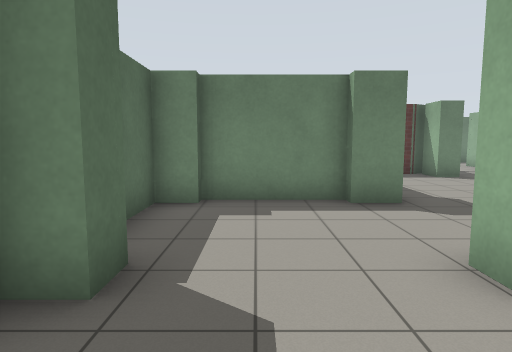
View 1 (above)

22 first-person views from a walk through a robot-simulator world made for Gazebo. The camera is 1.2 m above the floor, tilts 6° down and sees 75° across. The floor is counted in squares, 1 m on a side. Each view is taken from the middle of a square. On the plan, view 1 faces up. The plan holds only what a view shows up to about 13 squares ahead; the rest is blank. The place goes on beyond the plan. Gazebo's built-in surfaces are drawn with simple patterns.

View 2
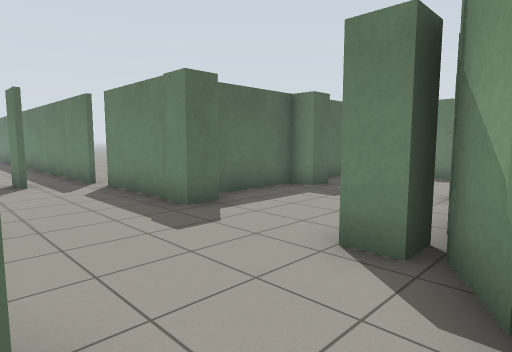

View 3
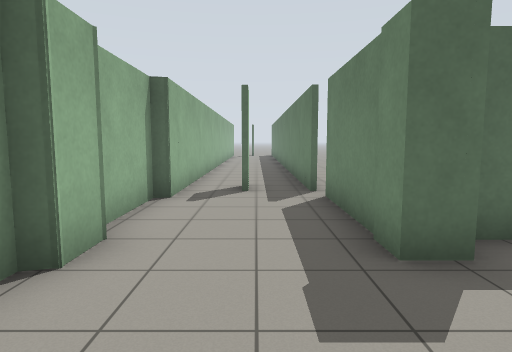

View 4
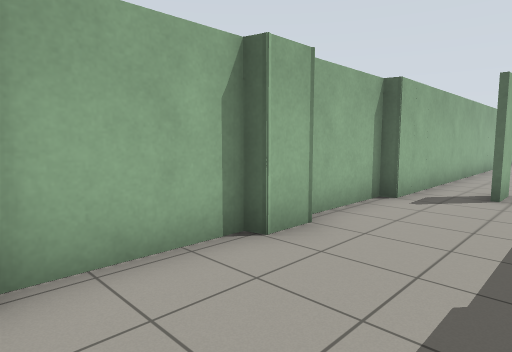

View 5
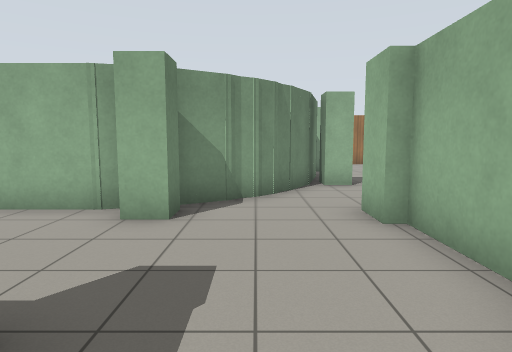

View 6
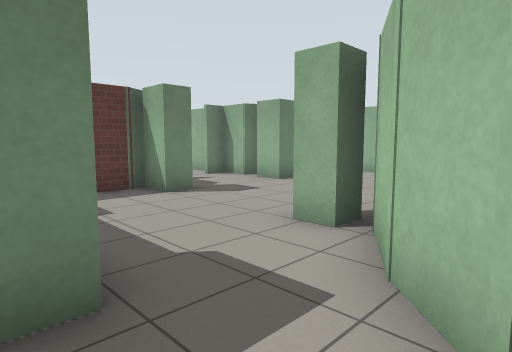

View 7
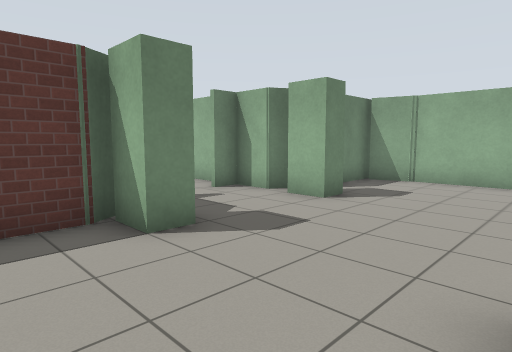

View 8
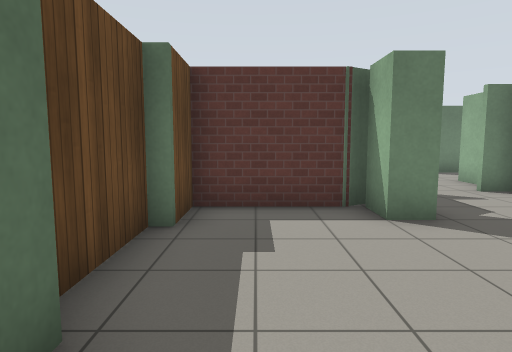

View 9
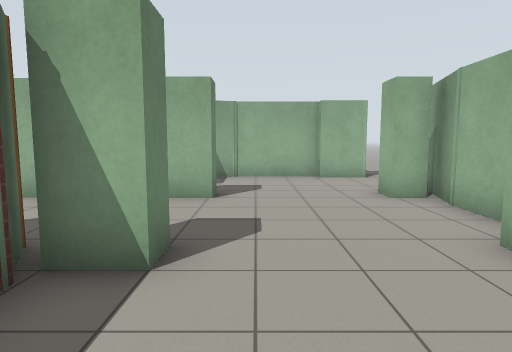

View 10
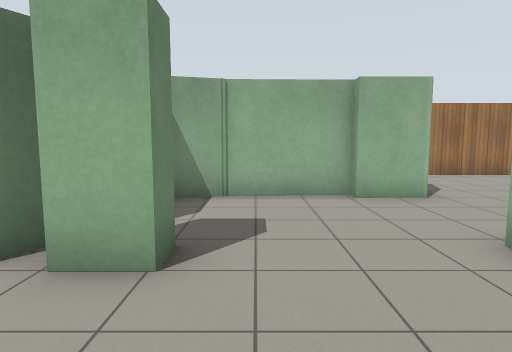

View 11
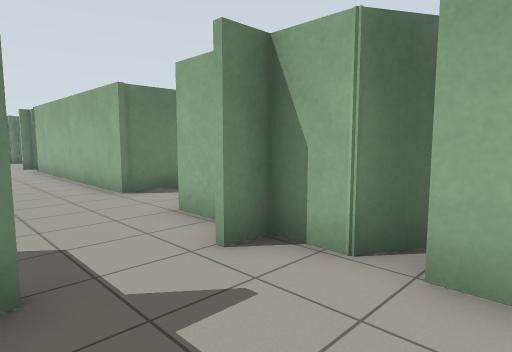

View 12
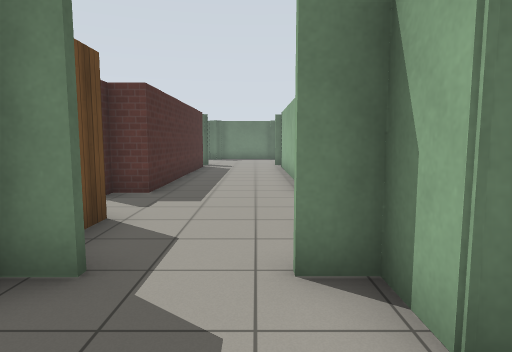

View 13
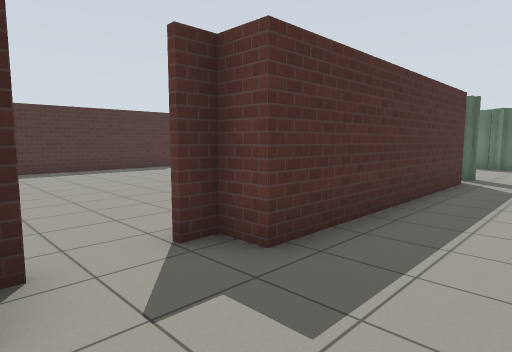

View 14
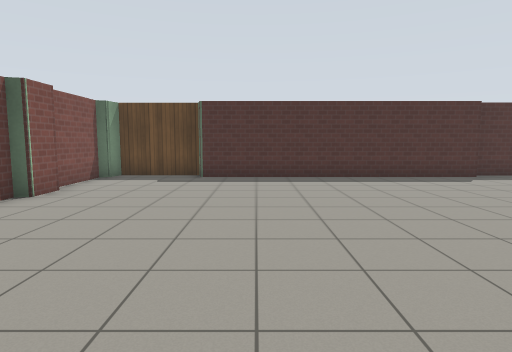

View 15
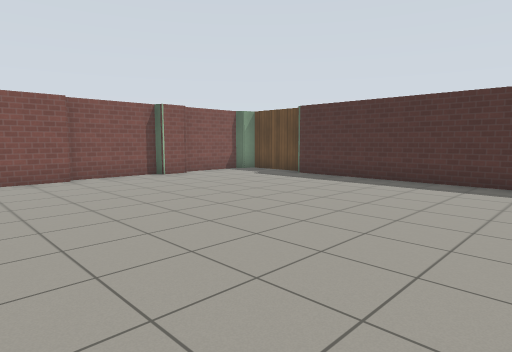

View 16
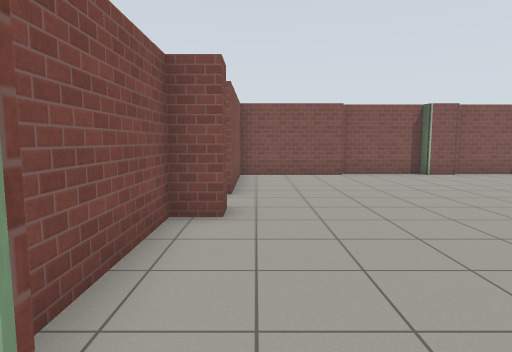

View 17
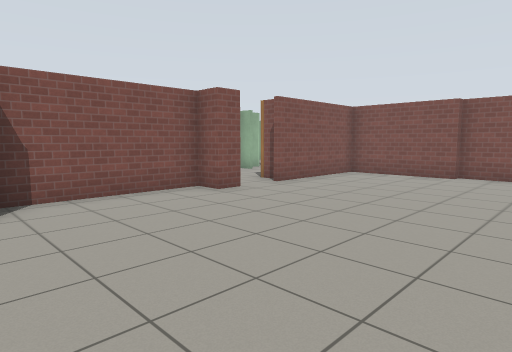

View 18
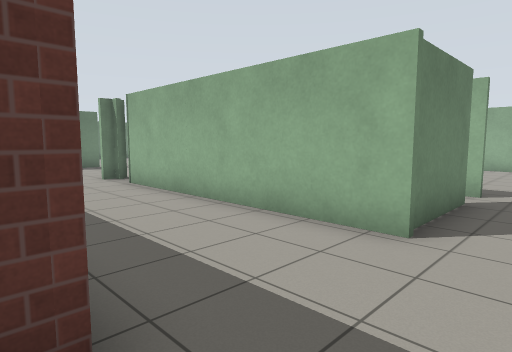

View 19
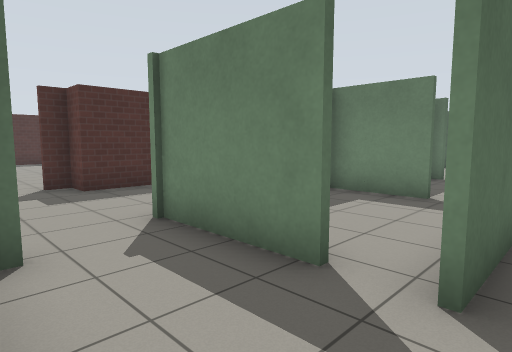

View 20
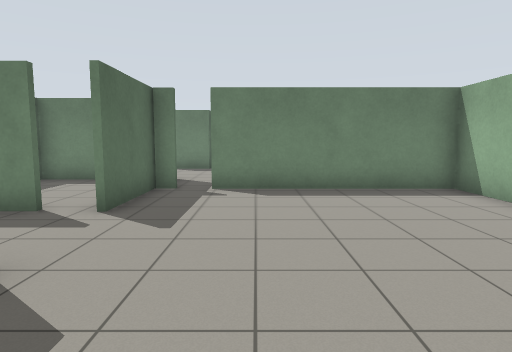

View 21
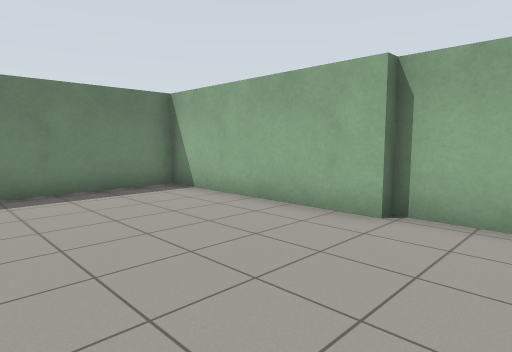

View 22
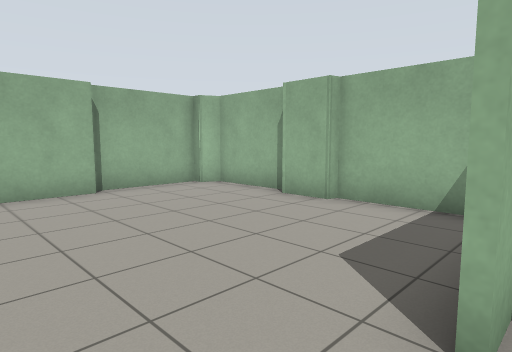

### Floor plan
Key: @ floor where view 1 was taken; # wall or solid block; x gap in a wall; . floor.
Columns run from 14 left of view 1 to 22 right of it. Each row starts with its distance up from view 1.
 24          #.. . ... .#...#
 23          #..........##..#####
 22          #...........#..#...#
 21          #...........#..# ..#########
 20          #...........#..# ..#.......#
 19          #..........##..###x#.......#
 18          #..........................#
 17          #..........................#
 16          #..........#...##  #.......#
 15         ##..........#...#   #.......#
 14         #...........##..#    .......#
 13         #...........#...##   .......#
 12         #############...#############
 11                 ##..#...#...#
 10                 #...........#
  9                 #...........#
  8                 #...........#
  7              ####...#...#...#
  6             # ......######....
  5             #......##      .....
  4             x.....##        ......
  3             x....##           ...#
  2             #....#             ..#
  1             #....#               #
  0             #.@..#
 -1     .....####....##
 -2    ######.........#
 -3   .....##.........##
 -4   .................##
 -5 ##################..#

Where each view was taken, in squares from view 1:
view 1: 0 up, 0 right, facing up
view 2: 5 down, 4 right, facing up-left
view 3: 3 down, 2 right, facing left
view 4: 2 down, 2 right, facing down-left
view 5: 3 down, 3 left, facing right
view 6: 4 up, 2 right, facing up-right
view 7: 7 up, 4 right, facing up-right
view 8: 6 up, 4 right, facing up
view 9: 10 up, 3 right, facing right
view 10: 10 up, 7 right, facing right
view 11: 11 up, 7 right, facing up-right
view 12: 11 up, 9 right, facing up
view 13: 16 up, 9 right, facing up-left
view 14: 17 up, 6 right, facing left
view 15: 23 up, 5 right, facing down-left
view 16: 24 up, 5 right, facing down
view 17: 24 up, 1 left, facing down-right
view 18: 17 up, 6 right, facing up-right
view 19: 16 up, 15 right, facing up-left
view 20: 13 up, 17 right, facing up
view 21: 13 up, 17 right, facing up-right
view 22: 18 up, 14 right, facing down-right
